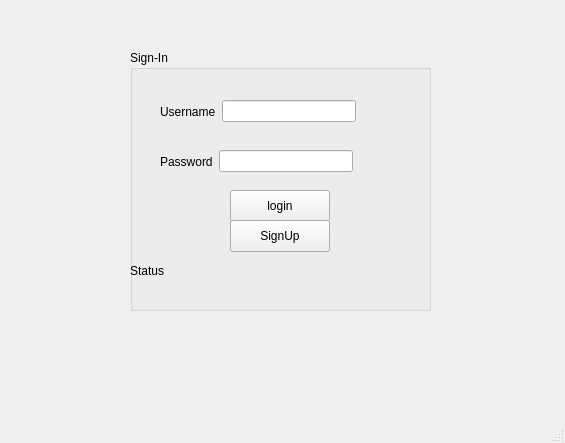
<?xml version="1.0" encoding="UTF-8"?>
<ui version="4.0">
 <class>MainWindow</class>
 <widget class="QMainWindow" name="MainWindow">
  <property name="geometry">
   <rect>
    <x>0</x>
    <y>0</y>
    <width>565</width>
    <height>443</height>
   </rect>
  </property>
  <property name="windowTitle">
   <string>MainWindow</string>
  </property>
  <widget class="QWidget" name="centralwidget">
   <widget class="QGroupBox" name="groupBox">
    <property name="geometry">
     <rect>
      <x>130</x>
      <y>50</y>
      <width>301</width>
      <height>261</height>
     </rect>
    </property>
    <property name="title">
     <string>Sign-In</string>
    </property>
    <widget class="QPushButton" name="login">
     <property name="geometry">
      <rect>
       <x>100</x>
       <y>140</y>
       <width>100</width>
       <height>32</height>
      </rect>
     </property>
     <property name="text">
      <string>login</string>
     </property>
    </widget>
    <widget class="QWidget" name="layoutWidget">
     <property name="geometry">
      <rect>
       <x>30</x>
       <y>100</y>
       <width>193</width>
       <height>23</height>
      </rect>
     </property>
     <layout class="QHBoxLayout" name="horizontalLayout">
      <item>
       <widget class="QLabel" name="label_3">
        <property name="text">
         <string>Password</string>
        </property>
       </widget>
      </item>
      <item>
       <widget class="QLineEdit" name="lineEdit_password">
        <property name="text">
         <string/>
        </property>
        <property name="echoMode">
         <enum>QLineEdit::Password</enum>
        </property>
       </widget>
      </item>
     </layout>
    </widget>
    <widget class="QWidget" name="layoutWidget_2">
     <property name="geometry">
      <rect>
       <x>30</x>
       <y>50</y>
       <width>196</width>
       <height>23</height>
      </rect>
     </property>
     <layout class="QHBoxLayout" name="horizontalLayout_2">
      <item>
       <widget class="QLabel" name="label_2">
        <property name="text">
         <string>Username</string>
        </property>
       </widget>
      </item>
      <item>
       <widget class="QLineEdit" name="lineEdit_username"/>
      </item>
     </layout>
    </widget>
    <widget class="QLabel" name="label">
     <property name="geometry">
      <rect>
       <x>0</x>
       <y>180</y>
       <width>301</width>
       <height>81</height>
      </rect>
     </property>
     <property name="text">
      <string>Status</string>
     </property>
    </widget>
    <widget class="QPushButton" name="SignUp">
     <property name="geometry">
      <rect>
       <x>100</x>
       <y>170</y>
       <width>100</width>
       <height>32</height>
      </rect>
     </property>
     <property name="text">
      <string>SignUp</string>
     </property>
    </widget>
   </widget>
  </widget>
  <widget class="QMenuBar" name="menubar">
   <property name="geometry">
    <rect>
     <x>0</x>
     <y>0</y>
     <width>565</width>
     <height>22</height>
    </rect>
   </property>
  </widget>
  <widget class="QStatusBar" name="statusbar"/>
 </widget>
 <resources/>
 <connections/>
</ui>
